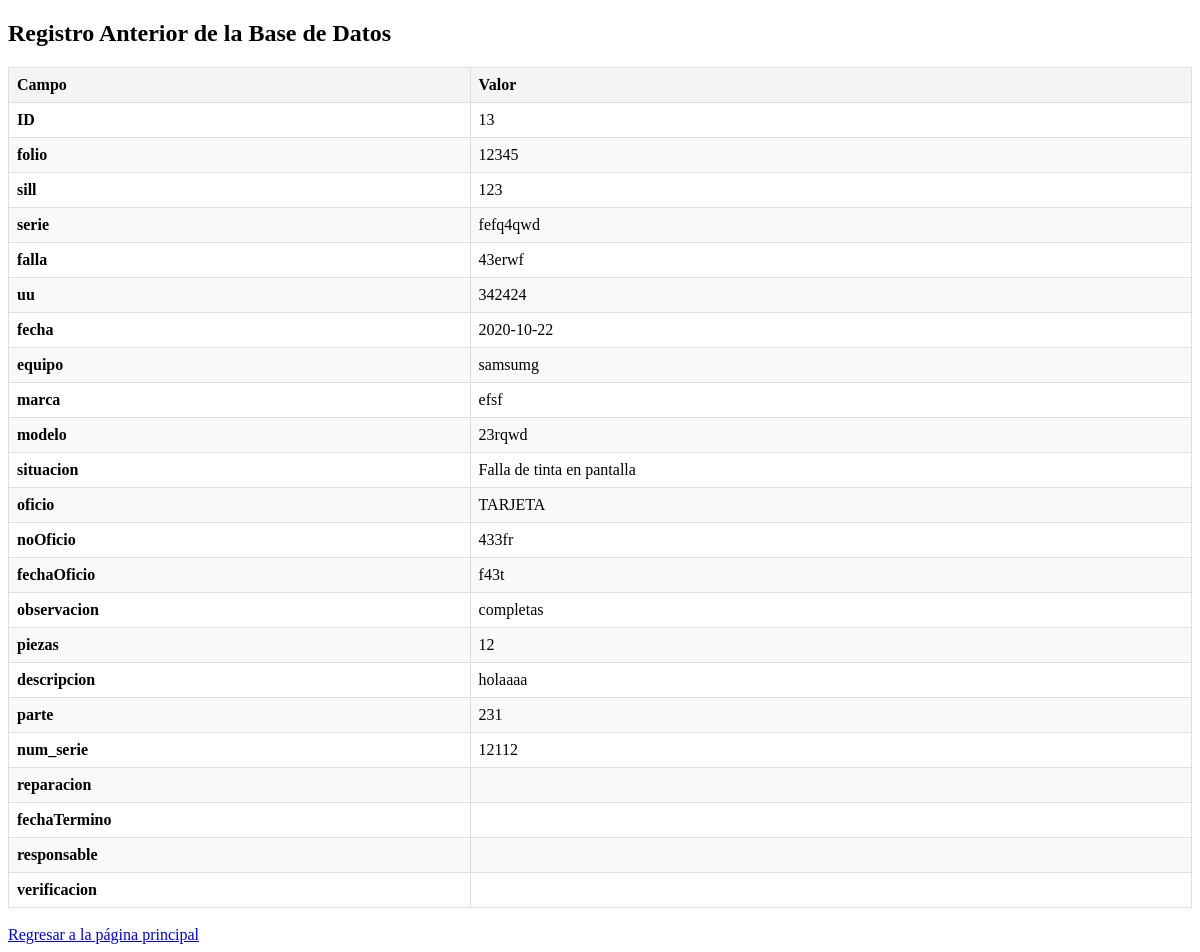
Screenshot of /php/anterior.php with the database file from the repository.
### tables this page shows
CREATE TABLE `sti` (
  `ID` int(11) NOT NULL,
  `folio` varchar(20) DEFAULT NULL,
  `sill` varchar(20) DEFAULT NULL,
  `serie` varchar(20) DEFAULT NULL,
  `falla` varchar(255) DEFAULT NULL,
  `uu` varchar(20) DEFAULT NULL,
  `fecha` varchar(20) DEFAULT NULL,
  `equipo` varchar(100) DEFAULT NULL,
  `marca` varchar(50) DEFAULT NULL,
  `modelo` varchar(80) DEFAULT NULL,
  `situacion` varchar(100) DEFAULT NULL,
  `oficio` varchar(50) DEFAULT NULL,
  `noOficio` varchar(50) DEFAULT NULL,
  `fechaOficio` varchar(20) DEFAULT NULL,
  `observacion` varchar(100) DEFAULT NULL,
  `piezas` varchar(50) DEFAULT NULL,
  `descripcion` varchar(80) DEFAULT NULL,
  `parte` varchar(50) DEFAULT NULL,
  `num_serie` varchar(50) DEFAULT NULL,
  `reparacion` varchar(50) DEFAULT NULL,
  `fechaTermino` varchar(20) DEFAULT NULL,
  `responsable` varchar(50) DEFAULT NULL,
  `verificacion` varchar(100) DEFAULT NULL
);

### php/anterior.php (the view, shortened to what this page needs)
<!DOCTYPE html>
<html lang="en">
<head>
</head>
<body>
    <h2>Registro Anterior de la Base de Datos</h2>
    <?php
    require('cone.php');
    $stmt_previous = $cn->prepare("SELECT * FROM sti ORDER BY ID DESC LIMIT 2");
    $stmt_previous->execute();
    $result_previous = $stmt_previous->get_result();
    if ($result_previous->num_rows == 2) {
        $records = $result_previous->fetch_all(MYSQLI_ASSOC);
        $previous_record = $records[1];
        echo "<table><thead><tr><th>Campo</th><th>Valor</th></tr></thead><tbody>";
        foreach ($previous_record as $key => $value) {
            echo "<tr>
                    <td><strong>$key</strong></td>
                    <td>$value</td>
                </tr>";
        }
        echo "</tbody></table>";
    } else {
        echo "<div>No se encontraron suficientes registros en la base de datos.</div>";
    }
    ?>
    <br>
    <a href="../SEDENA.HTML">Regresar a la página principal</a>
</body>
</html>

### php/anterior.php (style rules this page uses)
table { width: 100%; border-collapse: collapse; }
th, td { border: 1px solid #ddd; padding: 8px; text-align: left; }
th { background-color: #f4f4f4; }
tr:nth-child(even) { background-color: #f9f9f9; }

### rows the page displays
sti: ID "13", folio "12345", sill "123", serie "fefq4qwd", falla "43erwf", uu "342424", fecha "2020-10-22", equipo "samsumg", marca "efsf", modelo "23rqwd", situacion "Falla de tinta en pantalla", oficio "TARJETA", noOficio "433fr", fechaOficio "f43t", observacion "completas", piezas "12", descripcion "holaaaa", parte "231", num_serie "12112"

### other values shown
$key "ID"
$key "folio"
$key "sill"
$key "serie"
$key "falla"
$key "uu"
$key "fecha"
$key "equipo"
$key "marca"
$key "modelo"
$key "situacion"
$key "oficio"
$key "noOficio"
$key "fechaOficio"
$key "observacion"
